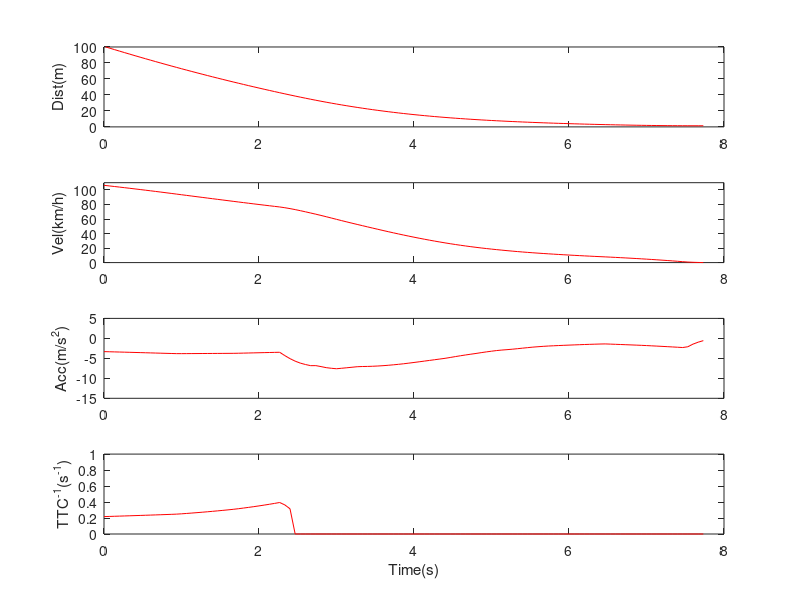

Source code (MATLAB): (Note: this script raises an error after producing the figure.)
clear;


d = load('distance_simulink.mat');
d = d.distance;
v = load('velocity_simulink.mat');
v = v.velocity*3.6;
a = load('acceleration_simulink.mat');
a = a.acceleration;
ttc_inverse = load('ttc_inverse_simulink.mat');
ttc_inverse = ttc_inverse.ttc_r;

t = linspace(0,length(d)-1,length(d))/15;



subplot(4,1,2);
plot(t, v, 'r');
ylim([0 110]);
ylabel('Vel(km/h)')

subplot(4,1,1);
plot(t, d, 'r');
ylim([0 100]);
ylabel('Dist(m)');

subplot(4,1,3);
plot(t, a, 'r');
ylim([-15 5]);
ylabel('Acc(m/s^{2})');

subplot(4,1,4);
plot(t, ttc_inverse, 'r');
ylim([0 1]);
ylabel('TTC^{-1}(s^{-1})');
xlabel('Time(s)');

% ylabel('TTC(s)');
sgtitle('RL Braking System (SIMULINK)')